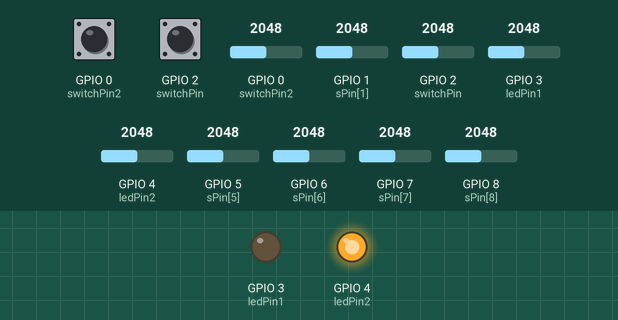
Recording of a sketch running on a simulated ESP32. Shown: output pins drawn as LEDs (lit = HIGH). Inputs (shaded band) come from the test bench; at power-on: GPIO 1 (sPin[1]) = 2048, GPIO 8 (sPin[8]) = 2048, GPIO 0 (switchPin2) HIGH, GPIO 0 (switchPin2) = 2048, GPIO 2 (switchPin) HIGH, GPIO 2 (switchPin) = 2048, GPIO 3 (ledPin1) = 2048, GPIO 4 (ledPin2) = 2048, GPIO 5 (sPin[5]) = 2048, GPIO 6 (sPin[6]) = 2048, GPIO 7 (sPin[7]) = 2048. What the sketch prints to the serial monitor is not drawn.

Above: at 0.04 s.
At 4.2 s:
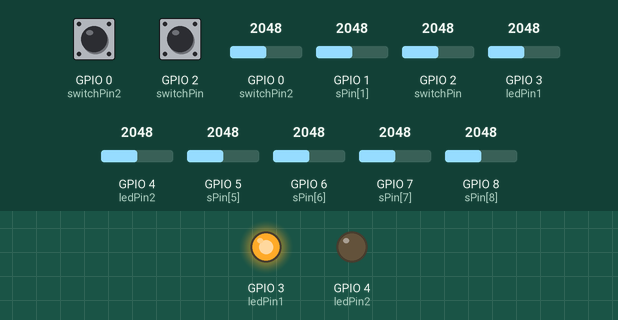
4.3 s: GPIO 1 (sPin[1]) set to 2066
10.3 s: GPIO 8 (sPin[8]) set to 3829
13.3 s: GPIO 8 (sPin[8]) set to 3904
Timing chart, 0 to 16.3 s (numbered marks = the images above; inputs shaded):
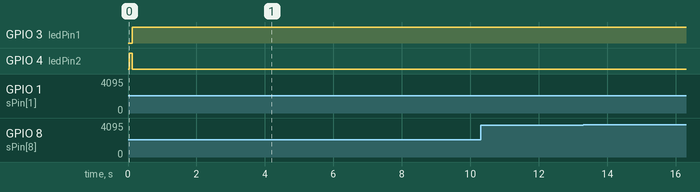

The sketch:

the_Box_v_1_beta_exp.ino
```cpp
//calibration code test

int i;
int dPin[] ={22,23,24,25,26,27,28,29,30,31};
int pinCount = 14;

int switchPin2 = 0;
int switchVal2 = 0;
int bounceCheck2 = 0;
int debugState = 0;
int serial = 9600;

int sPin[] ={0,1,2,3,4,5,6,7,8};
int sVal[] ={0,0,0,0,0,0,0,0,0};

int sMax[]= {0,0,0,0,0,0,0,0,0};
int sMin[] = {1023,1023,1023,1023,1023,1023,1023,1023,1023};

int counter = 0;

int preCal[]   = {0,0,0,0,0,0,0,0,0};      //
int calDiff[]  = {0,0,0,0,0,0,0,0,0};      //  variables used to determine sensor movement for min/max reset
int calMax[]   = {0,0,0,0,0,0,0,0,0};      //

int saVal = 0;                  // analog sensor array value

const int numReadings = 10;

int readings[numReadings];// the readings from the analog input

int index = 0;                  // the index of the current reading
int total[] = {0,0,0,0,0,0,0,0,0};

int sMap[] = {0,0,0,0,0,0,0,0,0};          //sensor value mapped to midi values (0 to 127)
int sCon[] = {0,0,0,0,0,0,0,0,0};          //sensor contrain number, this is the final value sent to midi
int prevVal[]  = {0,0,0,0,0,0,0,0,0};      //

int switchPin = 2;   //calibration switch pin
int switchVal = 0;
boolean calState = false;  //boolean state for calibration enter/exit test

int ledPin1 = 3;   //green led
int ledPin2 = 4;   //red led

int THRESHOLD = 2;
int THRESHOLD2 = 90;  //cycle count for calibration sensor movement
int calThreshold = 25;

int sMidiType = 0xB0;
int sMidiVal[] = {10,11,12,13,14,15,16,17,18};


void setup() {

  switchVal2 = digitalRead(switchPin2);     //
  delay(10);
  bounceCheck2 = digitalRead(switchPin2);  //*debug: serial baud rate switch test, if high then midi 31250, else 9600 for debug

  if(switchVal2 == bounceCheck2){         //

    if(switchVal2 == HIGH){             //
      serial = 31250;
    }
    if(switchVal2 == LOW){              //
      serial = 9600;
    }
  delay(15);
}

  Serial.begin(serial);

  pinMode(switchPin, INPUT);
  pinMode(switchPin2, INPUT);
  pinMode(ledPin1, OUTPUT);
  pinMode(ledPin2, OUTPUT);

  for (int thisPin = 0; thisPin < pinCount; thisPin++)  {  // digital pin define INPUT array
      pinMode(dPin[thisPin], INPUT);
  }
  for (int thisReading = 0; thisReading < numReadings; thisReading++) {  ///smoothing array setup/ resetting to 0
    readings[thisReading] = 0;
  }
}


void loop() {

  switchVal = digitalRead(switchPin);    ///////calibration switch read//////

  if(switchVal == LOW){                   /// set led green on, no calibration
    digitalWrite(ledPin2, LOW);
    digitalWrite(ledPin1, HIGH);
    calState = false;
  }

  if(switchVal == HIGH) {     /////test for enter calibration////////
    calState = true;
  }

  counter = 0;                // reset calibration counter, this is for the cycle time to determine which sensors are moving

  //debug switch//
  switchVal2 = digitalRead(switchPin2);     //test debug switch to initiate serial print data
  delay(10);
  bounceCheck2 = digitalRead(switchPin2);  //*debug: serial baud rate switch test, if high then midi 31250, else 9600 for debug

  if(switchVal2 == bounceCheck2){
    if(switchVal2 == HIGH){
      debugState = 1;
    }
    else{
      debugState = 0;
    }
  }

  for (int i=0; i <=8; i++) {   //midi
      sensorMidisend(i);
  }

//////begin calibration code/////

  while(calState == true) {

    digitalWrite(ledPin2, HIGH);  //indicate calibration mode by turning on red led
    digitalWrite(ledPin1, LOW);

  for (int saVal=0; saVal <=9; saVal++) {

    sVal[saVal] = analogRead(sPin[saVal]);

    if(counter <= THRESHOLD2){       ///count through 90 cycles to test for movement
      counter++;
      calDiff[saVal] = abs(sVal[saVal] - preCal[saVal]);
      preCal[saVal] = sVal[saVal];

      if(calDiff[saVal] >= calMax[saVal]){    /////// a test to test for moving sensors so they ALL dont reset
        calMax[saVal] = calDiff[saVal];
      }
      if(calMax[saVal] >= calThreshold){    ///reset the one(s) moving
        sMax[saVal] = 0;
        sMin[saVal] = 1023;
        calDiff[saVal] = 0;
        calMax[saVal] = 0;
      }
    }

    if (sVal[saVal] > sMax[saVal]) {  // record the maximum sensor value
       sMax[saVal] = sVal[saVal];
    }

    if (sVal[saVal] < sMin[saVal]) {  // record the minimum sensor value
       sMin[saVal] = sVal[saVal];
    }
  }
  switchVal = digitalRead(switchPin);

  if(switchVal == HIGH) {   // test for stay or exit calibration while loop
      calState = true;
  }
  if(switchVal == LOW) {
      calState = false;
  }
  Serial.print("sensor1 " );
  Serial.print(sVal[0]);
  Serial.print("\t max1 ");
  Serial.print(sMax[0]);
  Serial.print("\t min1 ");
  Serial.print(sMin[0]);
  Serial.print("\t sensor2 " );
  Serial.print(sVal[1]);
  Serial.print("\t max2 ");
  Serial.print(sMax[1]);
  Serial.print("\t min2 ");
  Serial.print(sMin[1]);
  Serial.print("\t sensor3 " );
  Serial.print(sVal[2]);
  Serial.print("\t max3 ");
  Serial.print(sMax[2]);
  Serial.print("\t min3 ");
  Serial.print(sMin[2]);
  Serial.print("\t counter");
  Serial.print(counter);
  Serial.print("\t calState ");
  Serial.print(calState);
  Serial.print("\t calMax[1] ");
  Serial.print(calMax[1]);
  Serial.print("\t calDiff[1] ");
  Serial.println(calDiff[1]);
  }
////exit calibration////

  //debug//
  if(debugState == 1){         //print debug data to serial monitor

    Serial.print("sensor1 " );
    Serial.print(sVal[0]);
    Serial.print("\t max1 ");
    Serial.print(sMax[0]);
    Serial.print("\t min1 ");
    Serial.print(sMin[0]);
    Serial.print("\t sensor2 ");
    Serial.print(sVal[1]);
    Serial.print("\t max2 ");
    Serial.print(sMax[1]);
    Serial.print("\t min2 ");
    Serial.print(sMin[1]);
    Serial.print("\t sensor3 ");
    Serial.print(sVal[2]);
    Serial.print("\t max3 ");
    Serial.print(sMax[2]);
    Serial.print("\t min3 ");
    Serial.print(sMin[2]);
    Serial.print("\t counter");
    Serial.print(counter);
    Serial.print("\t total ");
    Serial.print(total);
    Serial.print("\t index ");
    Serial.print(index);
    Serial.print("\t calDiff[1] ");
    Serial.println(calDiff[1]);
  }
}

////begin sensor read/midi send//////
void sensorMidisend(int saVal) {

  total[saVal]= total[saVal] - readings[index];
                                                  // read from the sensor:
  readings[index] = analogRead(sPin[saVal]);
  // add the reading to the total:
  total[saVal]= total[saVal] + readings[index];
  // advance to the next position in the array:
  index = index + 1;

  // if we're at the end of the array...
  if (index >= numReadings)
    // ...wrap around to the beginning:
    index = 0;

  // calculate the average:
  sVal[saVal] = total[saVal] / numReadings;

  sMap[saVal] = map(sVal[saVal], sMin[saVal], sMax[saVal], 0, 127);

  sCon[saVal] = constrain(sMap[saVal], 0, 127);

  if((abs(sCon[saVal] - prevVal[saVal]) >= THRESHOLD) && debugState == 0) {    // this is used to dtermine movement of the sensor value, if no change, then no value send. also no midi if in debug state.

     midiOUT(sMidiType, sMidiVal[saVal], sCon[saVal]);
     prevVal[saVal] = sCon[saVal];
  }


}

void midiOUT(char command, char value1, char value2) {
  Serial.print(command);
  Serial.print(value1);
  Serial.print(value2);
}
```

Measured:
- after the input at 4.3 s, every drawn part: stays the same
- after the input at 10.3 s, every drawn part: stays the same
- after the input at 13.3 s, every drawn part: stays the same
